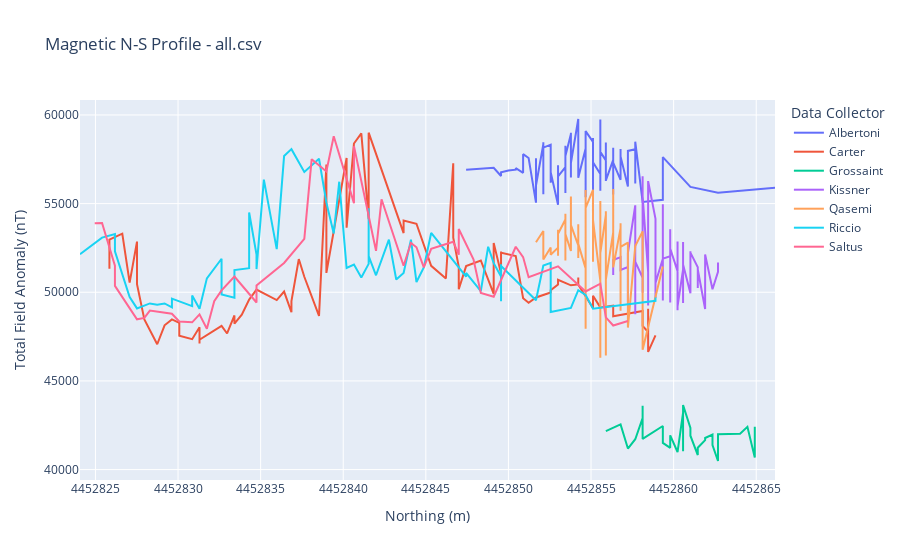

The notebook cell this image was saved under:
### Code cell
import pandas as pd
import numpy as np
import plotly.express as px
from plotly.subplots import make_subplots
import plotly.graph_objects as go
import os, sys
pd.options.display.float_format = '{:.2f}'.format

directory = './data/'
filenames = []
filelist = []
for file in os.listdir(directory):
    filenames = directory + file 
    filelist.append(filenames)
# print(filelist)
    
    
#  dict for the dataframes and their names
dfs = {"Albertoni" : [], "Carter": [], "Grossaint" : [], "Kissner" : [], "Qasemi" : [], "Riccio" : [], "Saltus" : []}  
i = 0 
for key in dfs:
    df = pd.read_csv(filelist[i])
                    
    northing = df['Latitude (deg)']*111300
    easting = df['Longitude (deg)']*85300

    df.insert(loc=6,
              column='Northing (m)',
              value=northing)

    df.insert(loc=7,
              column='Easting (m)',
              value=easting)
    
    dfs[key] =  df.sort_values(by=['Northing (m)'], ascending=True)
    i = i + 1
    

# plot the data
fig = go.Figure()

for d in dfs:
    fig = fig.add_trace(go.Scatter(x = dfs[d]['Northing (m)'],
                                   y = dfs[d][' Total Field (nT)'], 
                                   name = d))
    fig.update_layout(title_text='Magnetic N-S Profile'+ ' - all.csv',
                     xaxis_title="Northing (m)",
                     yaxis_title="Total Field Anomaly (nT)",
                     legend_title="Data Collector")
    fig.update_layout(xaxis=dict(tickformat ='d'), xaxis2=dict(tickformat ='d'), yaxis=dict(tickformat ='d'), yaxis2=dict(tickformat ='d'))
fig.write_image("plot_Magnetic N-S Profile_all.png")
fig.show()
